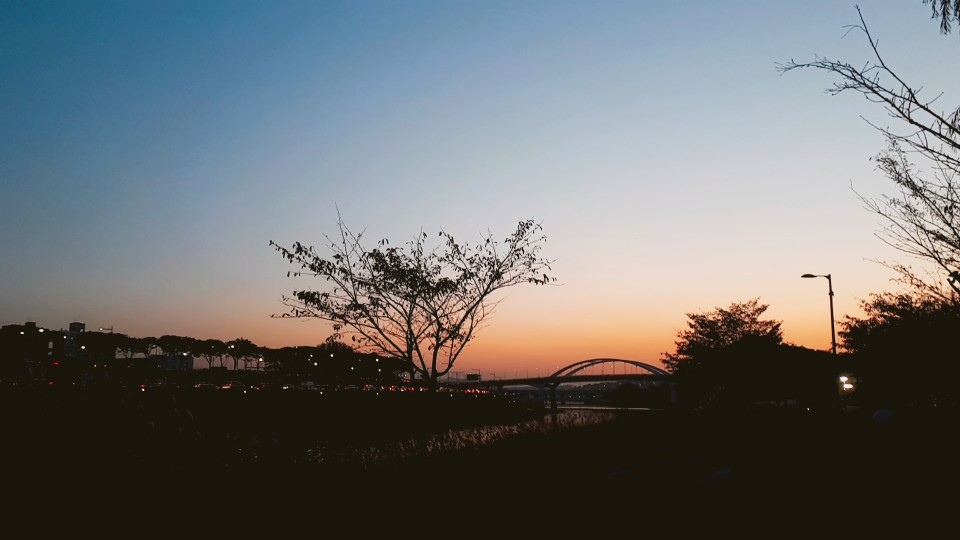
#> input picture HW9/1.jpg, 960 x 540 px; its folder holds 3 pictures in this run
$ python DCT_and_IDCT.py
#> lines starting #> are read from the running program, lines starting #| are printed output that depends on the picture
from PIL import Image
from scipy.fftpack import dct, idct
import numpy as np

BLOCK_SIZE = 16

def dct2(block):
    return dct(dct(block.T, norm = 'ortho').T, norm = 'ortho')

def idct2(block):
    return idct(idct(block.T, norm = 'ortho').T, norm = 'ortho')

def quantize(block):
    sorted = []

    for row in block:
        for n in row:
            sorted.append(n)
    sorted.sort(reverse = True)

    checked = {}
    for k in range(BLOCK_SIZE):
        flag = False
        for i in range(len(block)):
            for j in range(len(block[i])):
                if flag:
                    continue
                if not ((i, j) in checked) and block[i][j] == sorted[k]:
                    checked[(i, j)] = True
                    flag = True


    for i in range(len(block)):
        for j in range(len(block[i])):
            if not ((i, j) in checked):
                block[i][j] = 0
    return block


def process_image(filename):
#> called with filename = '1.jpg'
    image = Image.open(filename, 'r')
#> image is the input picture: PIL image 960x540 RGB; mean R, G, B 108.1, 111.1, 112
    R = np.zeros((960, 540), dtype = 'int')
    G = np.zeros((960, 540), dtype = 'int')
    B = np.zeros((960, 540), dtype = 'int')
    R2 = np.zeros((960, 540), dtype = 'int')
    G2 = np.zeros((960, 540), dtype = 'int')
    B2 = np.zeros((960, 540), dtype = 'int')
    for i in range(960):
        for j in range(540):
            R[i][j] = image.getpixel((i, j))[0]
            G[i][j] = image.getpixel((i, j))[1]
            B[i][j] = image.getpixel((i, j))[2]
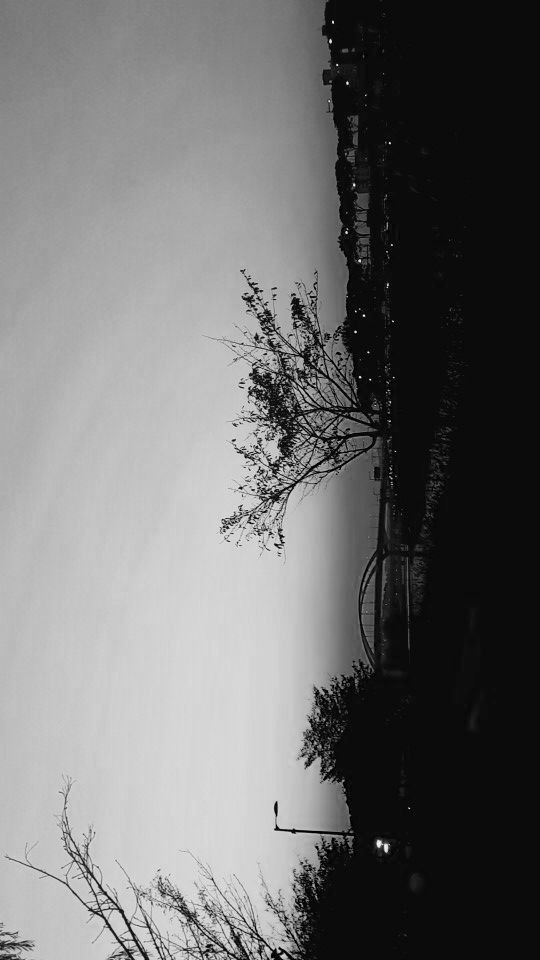
#> B: shape (960, 540) int64; min 0, max 245, mean 112
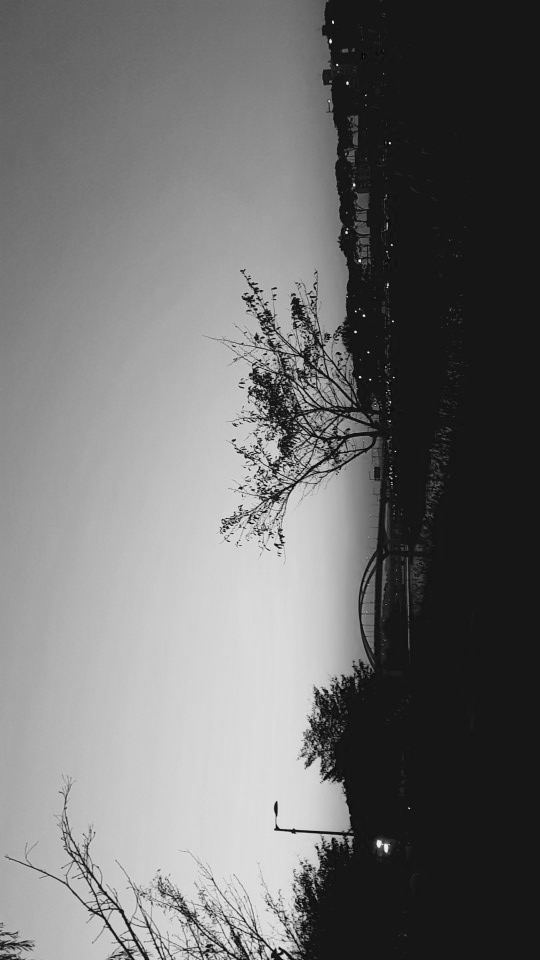
#> G: shape (960, 540) int64; min 0, max 250, mean 111.1
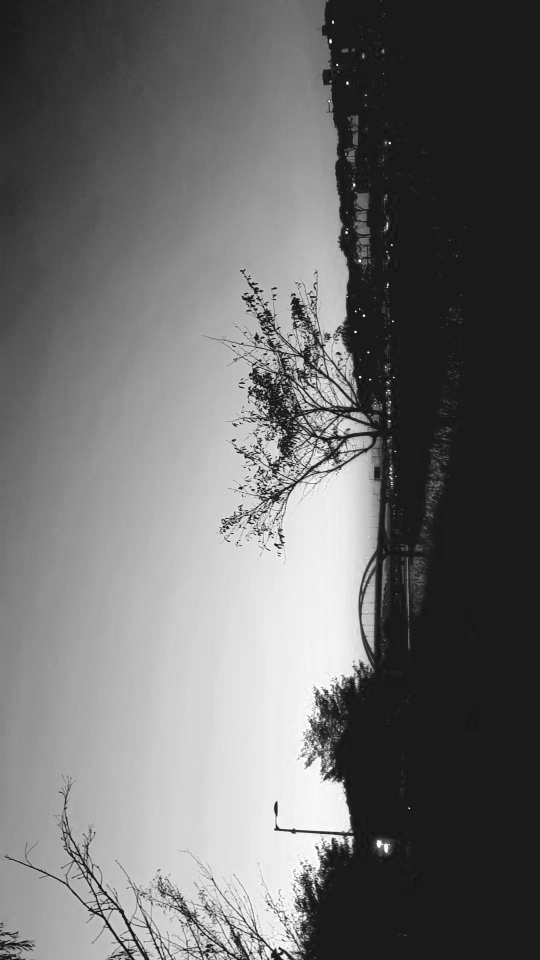
#> R: shape (960, 540) int64; min 7, max 255, mean 108.1

    a = 0
    b = 0
    while a < 960:
        while b < 540:
            blockR = []
            blockG = []
            blockB = []
            for p in range(BLOCK_SIZE):
                rowR = []
                rowG = []
                rowB = []
                for q in range(BLOCK_SIZE):
                    i = a+p
                    j = b+q
                    if i>=960 or j >=540:
                        continue
                    rowR.append(R[i][j])
                    rowG.append(G[i][j])
                    rowB.append(B[i][j])
                blockR.append(rowR)
                blockG.append(rowG)
                blockB.append(rowB)
            dct_result_R = dct2(np.array(blockR))
            dct_result_G = dct2(np.array(blockG))
            dct_result_B = dct2(np.array(blockB))

            idct_result_R = idct2(quantize(dct_result_R))
            idct_result_G = idct2(quantize(dct_result_G))
            idct_result_B = idct2(quantize(dct_result_B))

            for p in range(len(idct_result_R)):
                for q in range(len(idct_result_R[p])):
                    i = a+p
                    j = b+q
                    R2[i][j] = idct_result_R[p][q]
                    G2[i][j] = idct_result_G[p][q]
                    B2[i][j] = idct_result_B[p][q]
            b += BLOCK_SIZE

        a += BLOCK_SIZE
        b = 0
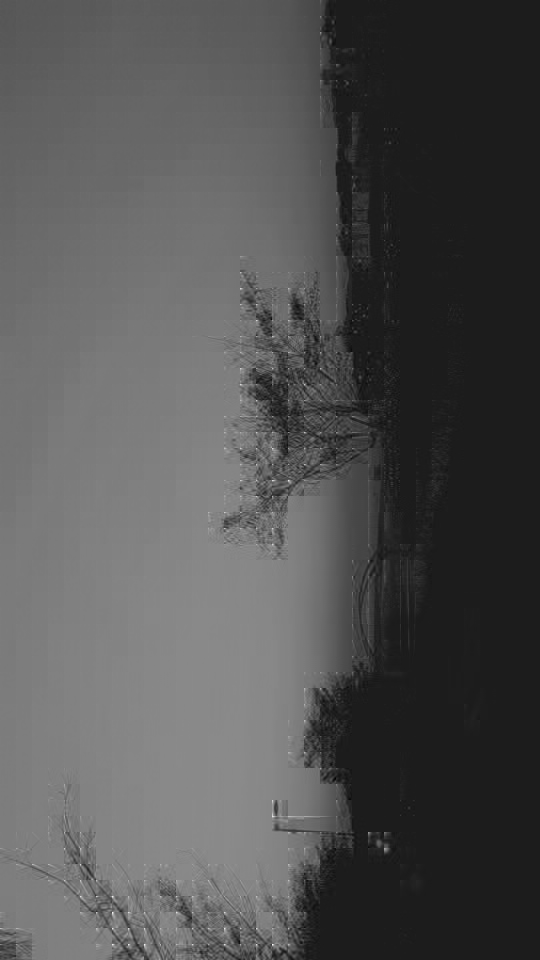
#> B2: shape (960, 540) int64; min -42, max 430, mean 111.6; drawn with min black and max white
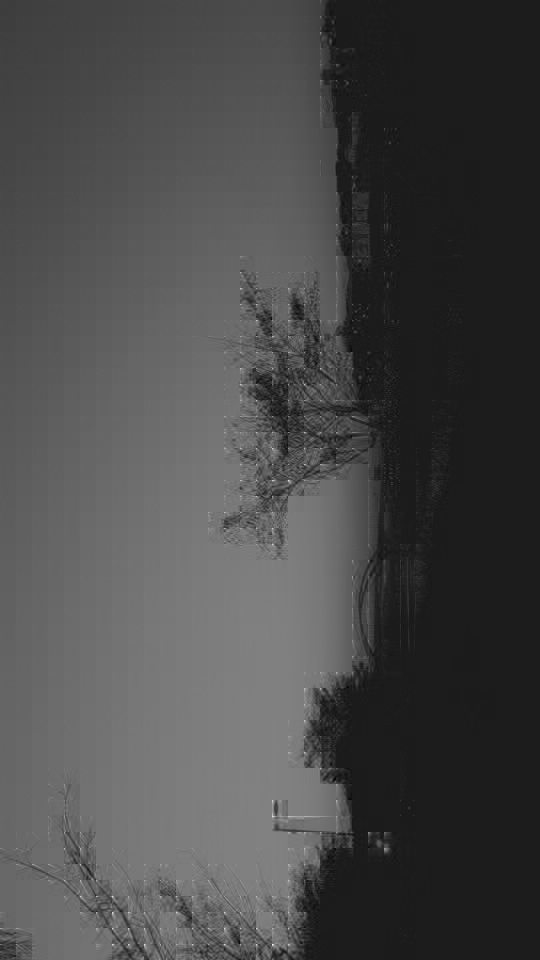
#> G2: shape (960, 540) int64; min -33, max 464, mean 110.7; drawn with min black and max white
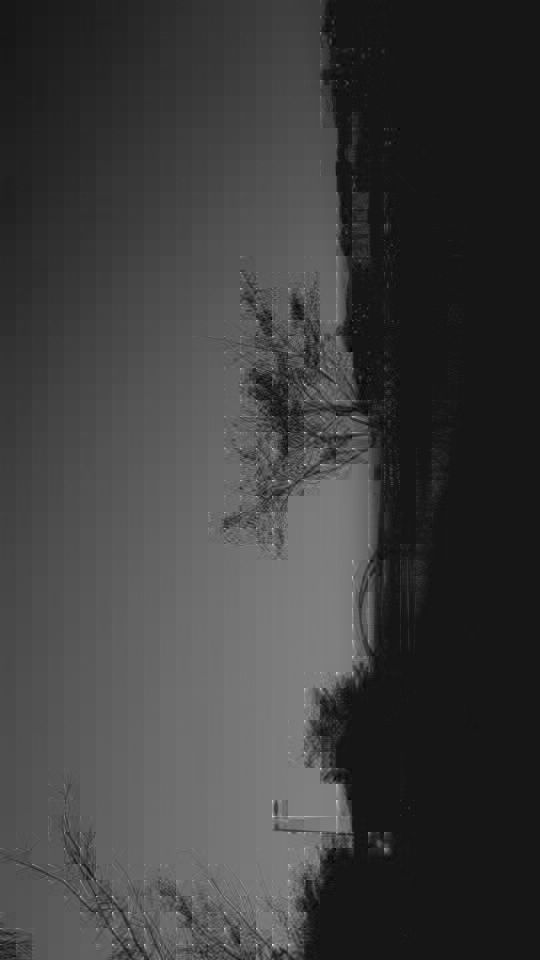
#> R2: shape (960, 540) int64; min -21, max 507, mean 107.7; drawn with min black and max white
#> after the loop, a = 960
    newImg = Image.new('RGB', (960,540))
#> newImg: PIL image 960x540 RGB; every value is 0
    pixels = newImg.load()
    for i in range(960):
        for j in range(540):
            pixels[i,j] = (R2[i][j], G2[i][j], B2[i][j])
    newImg.save('restored+'+filename[0]+'.png')
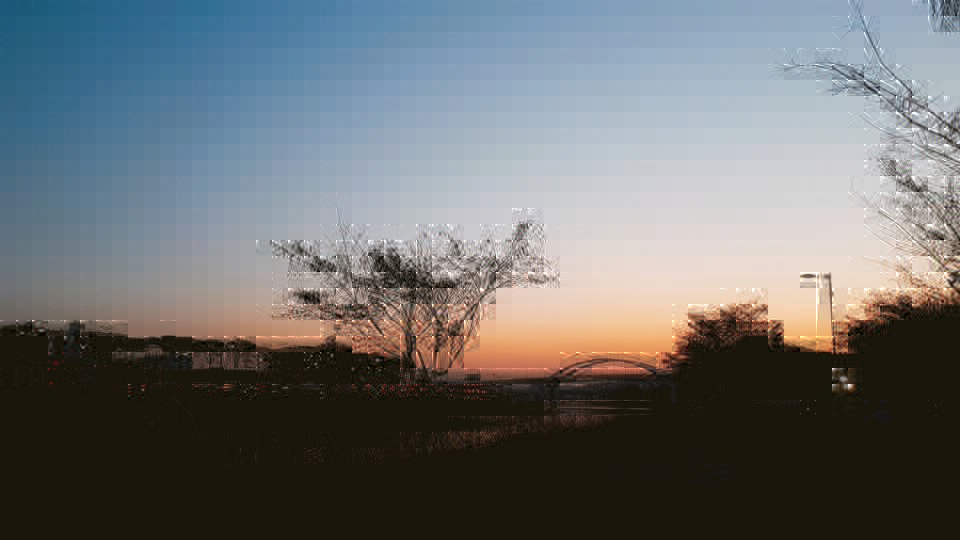
#> saved as restored+1.png: PIL image 960x540 RGB; mean R, G, B 107.6, 110.7, 111.6

def main():
    for i in range(1, 4):
        filename = str(i)+'.jpg'
        process_image(filename)
#> pass 2 of the loop in main, `for i in range(1, 4):`:
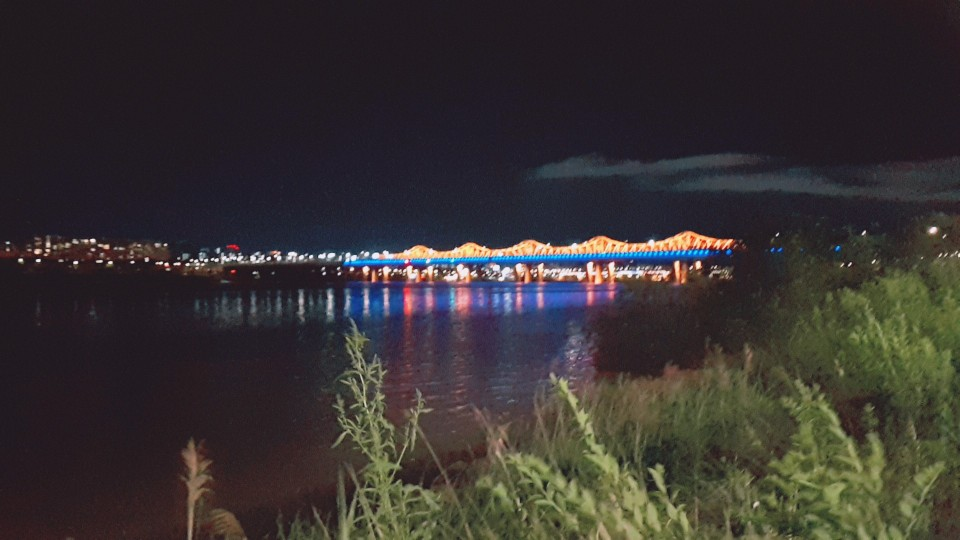
#> input picture HW9/2.jpg, 960 x 540 px
#> in process_image, image is the input picture: PIL image 960x540 RGB; mean R, G, B 55.2, 50.2, 49.5
#> the loop in process_image (call 2), `while a < 960:` made 60 passes
#> a on passes 1 to 8: 16, 32, 48, 64, 80, 96, 112, 128
#> after the loop in process_image (call 2), `while a < 960:`:
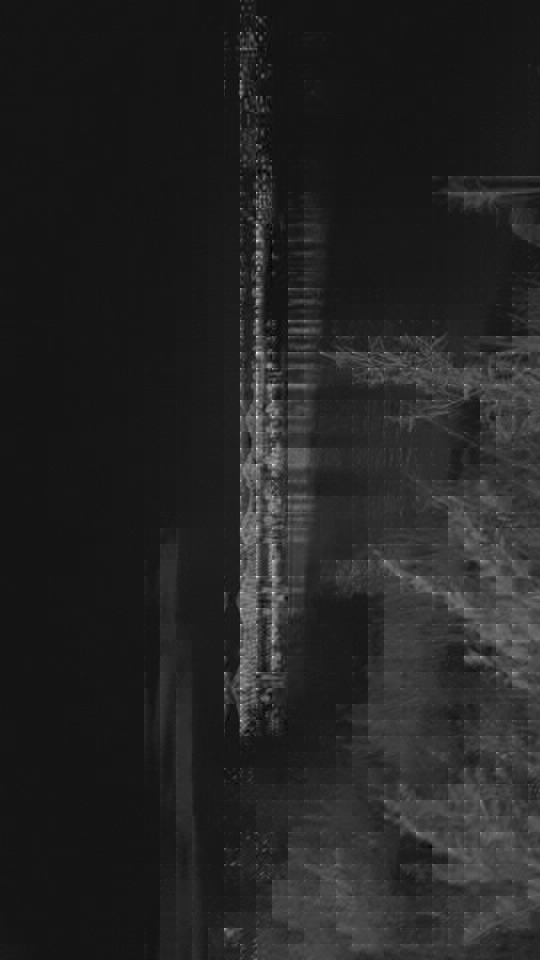
#> G2: shape (960, 540) int64; min -8, max 394, mean 49.7; drawn with min black and max white
#> in process_image (call 2), `newImg.save('restored+'+filename[0]+'.png')`:
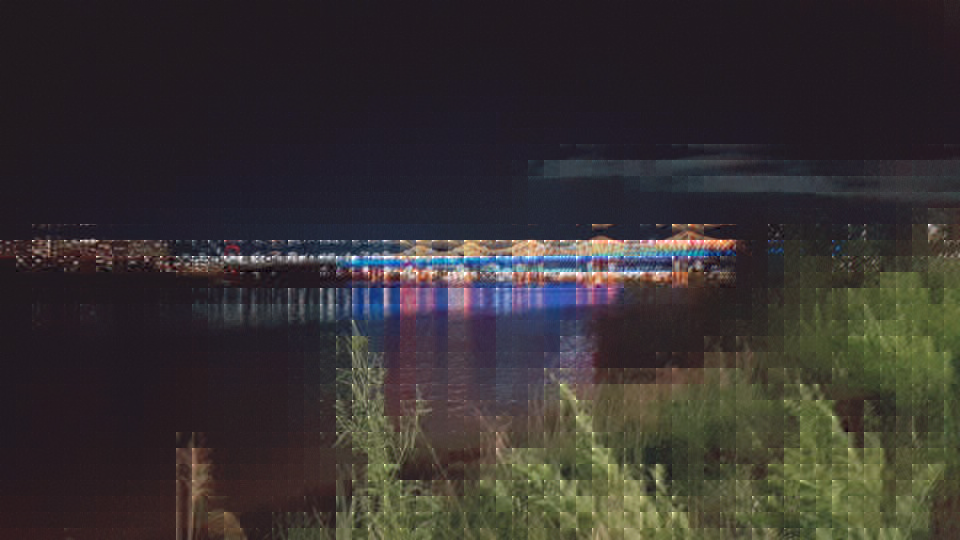
#> saved as restored+2.png: PIL image 960x540 RGB; mean R, G, B 54.7, 49.7, 49
#> pass 3 of the loop in main, `for i in range(1, 4):`:
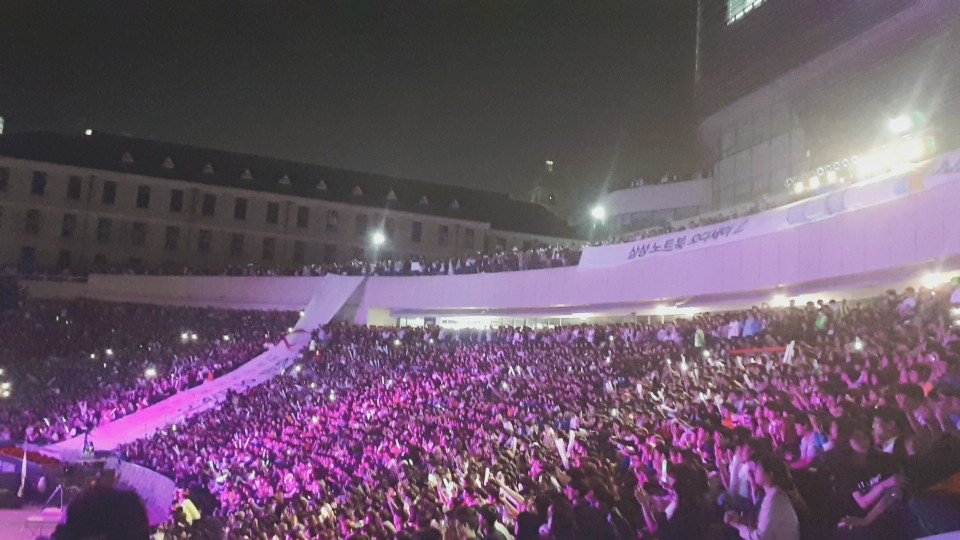
#> input picture HW9/3.jpg, 960 x 540 px
#> in process_image, image is the input picture: PIL image 960x540 RGB; mean R, G, B 106.8, 86.6, 105.9
#> the loop in process_image (call 3), `while a < 960:` made 60 passes
#> after the loop in process_image (call 3), `while a < 960:`:
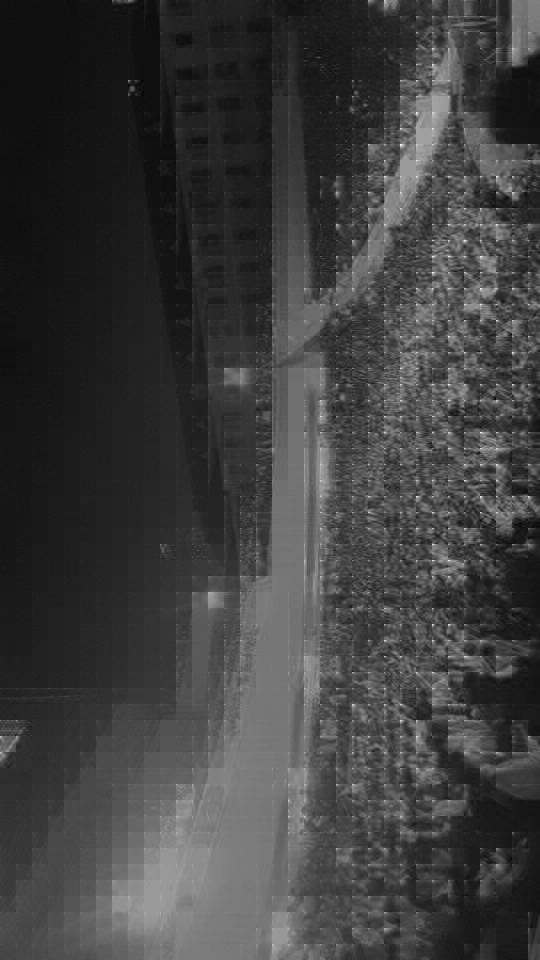
#> R2: shape (960, 540) int64; min 19, max 374, mean 106.3; drawn with min black and max white
#> in process_image (call 3), `newImg.save('restored+'+filename[0]+'.png')`:
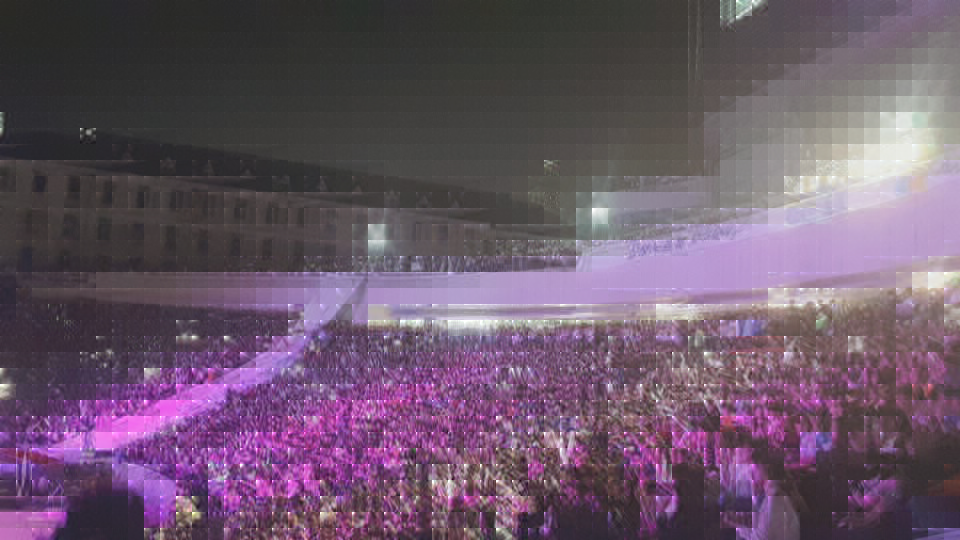
#> saved as restored+3.png: PIL image 960x540 RGB; mean R, G, B 106.2, 86.1, 105.4

if __name__ == "__main__":
    main()
